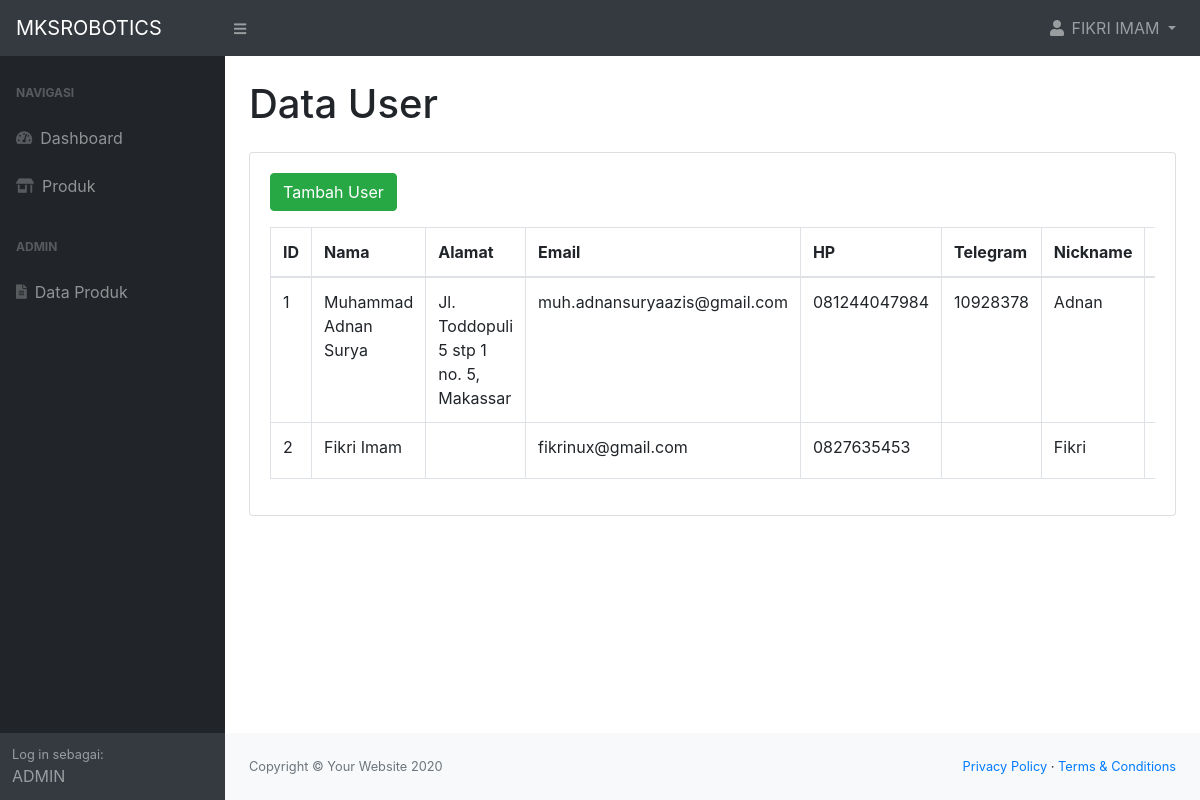
The page /data_user.php (signed in) on the database as committed earlier.
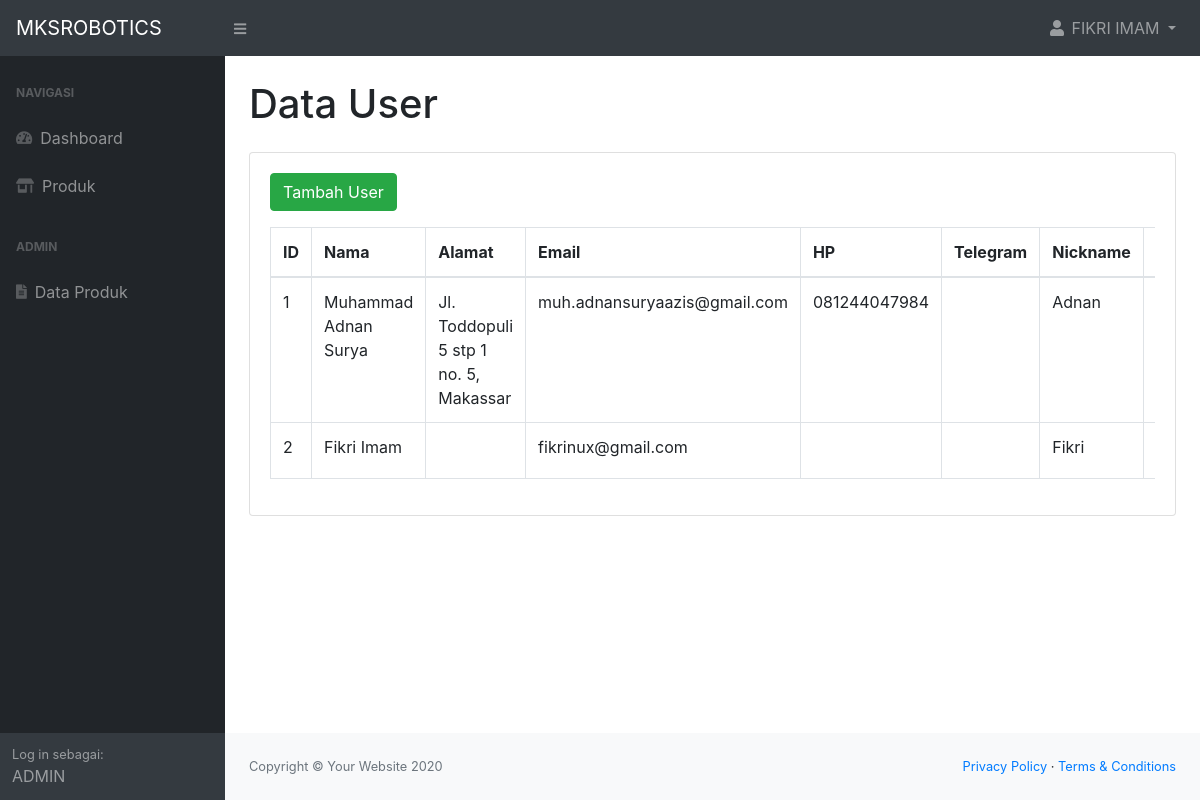
The same page on the database as committed later.
### tables this page shows
CREATE TABLE "user" (
	"user_id"	INTEGER PRIMARY KEY AUTOINCREMENT,
	"username"	TEXT UNIQUE,
	"pass"	TEXT,
	"name"	TEXT,
	"address"	TEXT,
	"email"	TEXT UNIQUE,
	"telegram_id"	TEXT,
	"nickname"	TEXT,
	"role"	TEXT,
	"rolename"	TEXT,
	"hp"	TEXT UNIQUE
);

### access/session.php (called while the page is built, shortened)
<?php
   if(isset($_SESSION['logged_user'])){
    $db = new SQLite3('uploads/mksrobotics.db');
    $user_session = $db->querySingle("SELECT * FROM user WHERE username = '".$_SESSION['logged_user']."'", true);
   }
?>

### data_user.php (the view, shortened to what this page needs)
<?php
include('access/session.php');
 ?>
<!DOCTYPE html>
<html lang="en">
    <head>
        <?php include('partials/head.php'); ?>
        <link rel="stylesheet" href="css/dataTables.bootstrap4.min.css">
        <link rel="stylesheet" href="css/responsive.bootstrap4.min.css">
    </head>
    <body>
        <?php include('partials/topbar.php'); ?>
        <div id="layoutSidenav">
            <?php include('partials/sidebar.php'); ?>
            <div id="layoutSidenav_content">
                <main>
                    <div class="container-fluid">
                        <h1 class="mt-4">Data User</h1>
                        <div class="card mb-4 mt-4">
                            <div class="card-body">
                                <button class="btn btn-success" data-toggle="modal" data-target="#detailModal">Tambah User</button>
                                <div class="table-responsive mt-3">
                                    <table class="table table-bordered" id="dataTable" width="100%" cellspacing="0">
                                        <thead>
                                            <tr>
                                                <th>ID</th>
                                                <th>Nama</th>
                                                <th>Alamat</th>
                                                <th>Email</th>
                                                <th>HP</th>
                                                <th>Telegram</th>
                                                <th>Nickname</th>
                                                <th>Role</th>
                                            </tr>
                                        </thead>
                                        <tbody>
                                        <?php
                                        $dbProduct = new SQLite3('uploads/mksrobotics.db');
                                        $queries = $dbProduct->query("SELECT * from user");
                                        while($row = $queries->fetchArray(SQLITE3_ASSOC) ) {
                                            echo '<tr>
                                                    <td>'.$row['user_id'].'</td>
                                                    <td>'.$row['name'].'</td>
                                                    <td>'.$row['address'].'</td>
                                                    <td>'.$row['email'].'</td>
                                                    <td>'.$row['hp'].'</td>
                                                    <td>'.$row['telegram_id'].'</td>
                                                    <td>'.$row['nickname'].'</td>
                                                    <td>'.$row['role'].'</td>
                                                    <td>'.$row['rolename'].'</td>
                                                    <td>'.$row['username'].'</td>
                                                </tr>';
                                        }
                                        ?>
                                        </tbody>
                                    </table>
                                </div>
                            </div>
                        </div>
                    </div>
                </main>
                <?php include('partials/footer.php'); ?>
            </div>
        </div>
    </body>
</html>

### partials/head.php (shortened to what this page needs)
<link href="css/styles.css" rel="stylesheet" />
<link rel="stylesheet" href="css/all.css">

### partials/topbar.php (shortened to what this page needs)
<nav class="sb-topnav navbar navbar-expand navbar-dark bg-dark">
    <a class="navbar-brand" href="index.php">MKSROBOTICS</a>
    <button class="btn btn-link btn-sm order-1 order-lg-0" id="sidebarToggle" href="#"><i class="fas fa-bars"></i></button>
    <?php
          if(isset($_SESSION['logged_user'])){
    ?>
    <ul class="navbar-nav ml-auto ml-md-0 ">
        <li class="nav-item dropdown">
            <a class="nav-link dropdown-toggle" id="userDropdown" href="#" role="button" data-toggle="dropdown" aria-haspopup="true" aria-expanded="false"><i class="fas fa-user fa-fw"></i>
                <?php echo strtoupper($user_session['name']); ?> </a>
        </li>
    </ul>
    <?php } ?>
</nav>

### partials/sidebar.php (shortened to what this page needs)
<div id="layoutSidenav_nav">
    <nav class="sb-sidenav accordion sb-sidenav-dark" id="sidenavAccordion">
        <div class="sb-sidenav-menu">
            <div class="nav">
                <div class="sb-sidenav-menu-heading">NAVIGASI</div>
                <a class="nav-link" href="index.php">
                    <div class="sb-nav-link-icon"><i class="fas fa-tachometer-alt"></i></div>
                    Dashboard
                </a>
                <a class="nav-link" href="produk.php">
                    <div class="sb-nav-link-icon"><i class="fas fa-store-alt"></i></div>
                    Produk
                </a>
                <?php
                    if(isset($_SESSION['logged_user'])){
                ?>
                    <?php
                        if($user_session['role'] == 'SU' || $user_session['role'] == 'AD'){
                    ?>
                        <div class="sb-sidenav-menu-heading">ADMIN</div>
                        <a class="nav-link" href="data_produk.php">
                            <div class="sb-nav-link-icon"><i class="fas fa-file-alt"></i></div>
                            Data Produk
                        </a>
                    <?php
                        }
                    ?>
                <?php
                    }
                ?>
            </div>
        </div>
        <?php
            if(isset($_SESSION['logged_user'])){
        ?>
        <div class="sb-sidenav-footer">
            <div class="small">Log in sebagai:</div>
            <?php echo strtoupper($user_session['rolename']); ?>
        </div>
        <?php
            }
        ?>
    </nav>
</div>

### partials/footer.php
<footer class="py-4 bg-light mt-auto">
    <div class="container-fluid">
        <div class="d-flex align-items-center justify-content-between small">
            <div class="text-muted">Copyright &copy; Your Website 2020</div>
            <div>
                <a href="#">Privacy Policy</a>
                &middot;
                <a href="#">Terms &amp; Conditions</a>
            </div>
        </div>
    </div>
</footer>

### css/all.css (style rules this page uses)
.fa, .fas, .far, .fal, .fad, .fab { -moz-osx-font-smoothing: grayscale; -webkit-font-smoothing: antialiased; display: inline-block; font-style: normal; font-variant: normal; text-rendering: auto; line-height: 1; }
.fa-fw { text-align: center; width: 1.25em; }
.fa-bars:before { content: "\f0c9"; }
.fa-file-alt:before { content: "\f15c"; }
.fa-store-alt:before { content: "\f54f"; }
.fa-tachometer-alt:before { content: "\f3fd"; }
.fa-user:before { content: "\f007"; }
.fa, .fas { font-family: 'Font Awesome 5 Free'; font-weight: 900; }

Rows that differ between the two databases and show on the page:
changed user "FIKRI IMAM": hp "0827635453" → (not shown)
changed user id 1: telegram "10928378" → (not shown)
